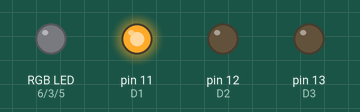
Simulated run of this sketch. Board: Arduino Uno, built with avr-gcc and run on an emulated ATmega328P. Parts: an RGB LED mixed from three pins (HIGH = lit), output pins drawn as LEDs (lit = HIGH). Random numbers use the default seed unless the sketch sets one; pins used as bus, display or sensor lines are not drawn.

Above: at 0.1 s.
At 22.1 s:
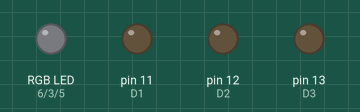
At 37.6 s:
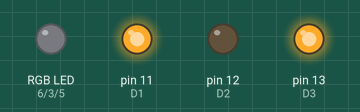
Timing chart, 0 to 40.0 s (numbered marks = the images above):
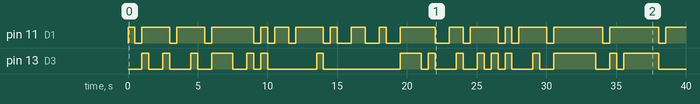

Measured:
- by itself, pin 11 (D1): LOW → HIGH at 0.00 s, → LOW 0.50 s later, → HIGH 0.50 s later, → LOW 2.0 s later, … (35 changes in this stretch)
- by itself, pin 13 (D3): LOW → HIGH at 1.0 s, → LOW 0.50 s later, → HIGH 1.0 s later, → LOW 0.50 s later, … (34 changes in this stretch)

The sketch:

tp_9_20_2022.ino
```cpp
#define D1 11
#define D2 12
#define D3 13
#define D7 10
#define D4 9
#define D5 8
#define D6 7
#define CMDE 4
#include <IRremote.h>

IRrecv receiver(CMDE); // create a receiver object of the IRrecv class
decode_results results; // create a results object of the decode_results class
unsigned long key_value = 0; // variable to store the pressed key value


/* Broches */
const byte PIN_LED_R = 6;
const byte PIN_LED_G = 3;
const byte PIN_LED_B = 5;
void setup() {
//Led rgb
  pinMode(PIN_LED_R, OUTPUT);
  pinMode(PIN_LED_G, OUTPUT);
  pinMode(PIN_LED_B, OUTPUT);
Serial.begin(9600); // begin serial communication with a baud rate of 9600
 receiver.enableIRIn(); // enable the receiver
 //leds
  pinMode(11,1);
   pinMode(12,OUTPUT);
   pinMode(13,OUTPUT);
   pinMode(10,OUTPUT);
   pinMode(9,OUTPUT);
   pinMode(8,OUTPUT);
   pinMode(CMDE,INPUT);//commande IR
pinMode(7,OUTPUT);//led
 digitalWrite(D1,0);
   digitalWrite(D2,0);
   digitalWrite(D3,0);
   digitalWrite(D4,0);
   digitalWrite(D5,0);
   digitalWrite(D6,0);
   digitalWrite(D7,0);


}

void loop() {
  int randonNB = random(1,6);
  if (digitalRead(CMDE) == 0) {
if (randonNB== 1 ){one();
}
if (randonNB== 2 ){two();
}
if (randonNB== 3){tree();
}
if (randonNB== 4 ){four();}
if (randonNB== 5 ){five();
}
if (randonNB== 6 ){six();
}
digitalWrite(3,1);
//led rgb
displayColor(random(0,255),random(0,255),random(0,255));//couleur sous format rgb


}
digitalWrite(PIN_LED_G,0);
digitalWrite(PIN_LED_R,0);
digitalWrite(PIN_LED_B,0);
}


void one(){
  digitalWrite(D7,1);
  delay(500);
  digitalWrite(D7,0);
}
void two(){
   digitalWrite(D1,1);
   digitalWrite(D6,1);
   delay(500);
    digitalWrite(D1,0);
   digitalWrite(D6,0);
}
void tree(){
  digitalWrite(D1,1);
   digitalWrite(D6,1);
   digitalWrite(D7,1);
   delay(500);
   digitalWrite(D1,0);
   digitalWrite(D6,0);
   digitalWrite(D7,0);
}
void four(){
   digitalWrite(D1,1);
   digitalWrite(D4,1);
   digitalWrite(D3,1);
   digitalWrite(D6,1);
   delay(500);
   digitalWrite(D1,0);
   digitalWrite(D4,0);
   digitalWrite(D3,0);
   digitalWrite(D6,0);
}
void five(){
     digitalWrite(D1,1);
    digitalWrite(D4,1);
   digitalWrite(D3,1);
   digitalWrite(D6,1);
   digitalWrite(D7,1);
   delay(500);
   digitalWrite(D1,0);
   digitalWrite(D4,0);
   digitalWrite(D3,0);
   digitalWrite(D6,0);
   digitalWrite(D7,0);
}
void six(){
     digitalWrite(D1,1);
   digitalWrite(D2,1);
    digitalWrite(D4,1);
   digitalWrite(D3,1);
   digitalWrite(D5,1);
   digitalWrite(D6,1);
delay(500);
   digitalWrite(D1,0);
   digitalWrite(D2,0);
    digitalWrite(D4,0);
   digitalWrite(D3,0);
   digitalWrite(D5,0);
   digitalWrite(D6,0);
}
void displayColor(byte r, byte g, byte b) {

  // Assigne l'état des broches
  // Version cathode commune
  //analogWrite(PIN_LED_R, r);
  //analogWrite(PIN_LED_G, g);
  //analogWrite(PIN_LED_B, b);

  // Version anode commune
  analogWrite(PIN_LED_R, ~r);
  analogWrite(PIN_LED_G, ~g);
  analogWrite(PIN_LED_B, ~b);
}
```
